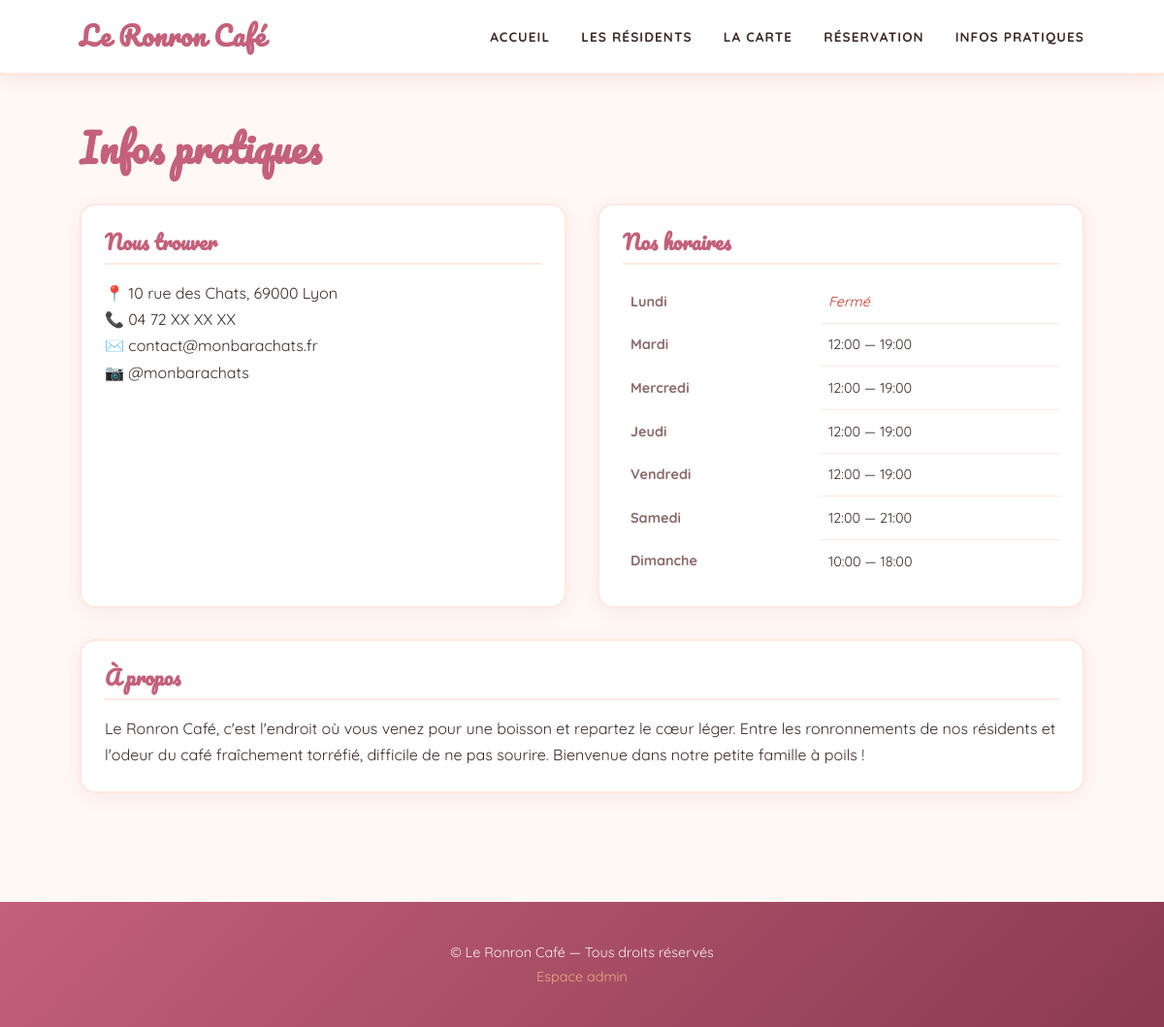
The page /index.php?page=infos on the database its author committed.
### tables this page shows
CREATE TABLE `Horaire` (
  `id_horaire` int(11) NOT NULL,
  `jour` enum('Lundi','Mardi','Mercredi','Jeudi','Vendredi','Samedi','Dimanche') NOT NULL,
  `heure_ouverture` time DEFAULT NULL,
  `heure_fermeture` time DEFAULT NULL,
  `est_ouvert` tinyint(1) DEFAULT '1'
);

### controllers/InfoController.php (called while the page is built)
<?php
require_once 'models/InfoPratique.php';
require_once 'models/Horaire.php';
class InfoController {
    private InfoPratique $modelInfo;
    private Horaire $modelHoraire;
    public function __construct() {
        $this->modelInfo = new InfoPratique();
        $this->modelHoraire = new Horaire();
    }
    public function index(): void {
        $infos = $this->modelInfo->getAll();
        $horaires = $this->modelHoraire->getAll();
        include 'views/templates/header.php';
        include 'views/infos/index.php';
        include 'views/templates/footer.php';
    }
}
?>

### config/database.php (called while the page is built, shortened)
<?php
function getConnexion(): PDO {
    static $pdo = null;
    if ($pdo === null) {
        $dsn = 'mysql:host=' . DB_HOST . ';dbname=' . DB_NAME . ';charset=' . DB_CHARSET;
        try {
            $pdo = new PDO($dsn, DB_USER, DB_PASS, [
                PDO::ATTR_ERRMODE => PDO::ERRMODE_EXCEPTION,
                PDO::ATTR_DEFAULT_FETCH_MODE => PDO::FETCH_ASSOC,
            ]);
        } catch (PDOException $e) {
            die('Erreur de connexion : ' . $e->getMessage());
        }
    }
    return $pdo;
}
?>

### models/Model.php (called while the page is built, shortened)
<?php
require_once 'config/database.php';
abstract class Model {
    public function __construct() {
        $this->pdo = getConnexion();
    }
}
?>

### models/InfoPratique.php (called while the page is built, shortened)
<?php
require_once 'models/Model.php';
class InfoPratique extends Model {
    public function getAll() {
        $requete = $this->pdo->prepare(
            "SELECT * FROM Info_Pratique"
        );
        $requete->execute();
        return $requete->fetchAll();
    }
}
?>

### models/Horaire.php (called while the page is built, shortened)
<?php
require_once 'models/Model.php';
class Horaire extends Model {
    public function getAll() {
        $requete = $this->pdo->prepare(
            "SELECT * FROM Horaire"
        );
        $requete->execute();
        return $requete->fetchAll();
    }
}
?>

### views/infos/index.php (the view)
<?php
$infosParCle = [];
foreach ($infos as $info) {
    $infosParCle[$info['cle']] = $info['valeur'];
}
?>
<h1>Infos pratiques</h1>
<div class="info-grille">
     <div class="info-bloc">
        <h2>Nous trouver</h2>
        <?php if (!empty($infosParCle['adresse'])) : ?>
                        <p>📍 <?= htmlspecialchars($infosParCle['adresse']) ?></p>
        <?php endif; ?>
        <?php if (!empty($infosParCle['telephone'])) : ?>
            <p>📞 <?= htmlspecialchars($infosParCle['telephone']) ?></p>
        <?php endif; ?>
        <?php if (!empty($infosParCle['email'])) : ?>
            <p>✉️ <?= htmlspecialchars($infosParCle['email']) ?></p>
        <?php endif; ?>
        <?php if (!empty($infosParCle['instagram'])) : ?>
            <p>📷 <?= htmlspecialchars($infosParCle['instagram']) ?></p>
        <?php endif; ?>
    </div>
    <div class="info-bloc">
        <h2>Nos horaires</h2>
        <table>
            <tbody>
                <?php foreach ($horaires as $horaire) : ?>
                    <tr>
                        <th><?= htmlspecialchars($horaire['jour']) ?></th>
                        <td>
                            <?php if ($horaire['est_ouvert']) : ?>
                               <?= substr($horaire['heure_ouverture'], 0, 5) ?>
                                — <?= substr($horaire['heure_fermeture'], 0, 5) ?>
                            <?php else : ?>
                                <span class="ferme">Fermé</span>
                            <?php endif; ?>
                        </td>
                    </tr>
                <?php endforeach; ?>
            </tbody>
        </table>
    </div>
</div>
<?php if (!empty($infosParCle['description'])) : ?>
    <div class="info-bloc" style="margin-top: 2rem;">
        <h2>À propos</h2>
        <p><?= htmlspecialchars($infosParCle['description']) ?></p>
    </div>
<?php endif; ?>

### public/css/style.css (style rules this page uses)
:root { --couleur-principale : #C4607A; --couleur-secondaire : #E8A87C; --couleur-accent : #C9A84C; --couleur-fond : #FFF8F5; --couleur-fond-clair : #FFE8E0; --couleur-texte : #3D2B2B; --couleur-texte-clair: #8B6A6A; --couleur-blanc : #FFFFFF; --couleur-erreur : #C0392B; --couleur-succes : #27AE60; --police-titre : 'Pacifico', cursive; --police-texte : 'Quicksand', sans-serif; --ombre : 0 4px 20px rgba(196, 96, 122, 0.1); --ombre-hover : 0 8px 30px rgba(196, 96, 122, 0.2); --border-radius : 16px; --transition : all 0.3s ease; }
*, *::before, *::after { box-sizing: border-box; margin: 0; padding: 0; }
body { font-family: var(--police-texte); background: var(--couleur-fond); color: var(--couleur-texte); font-size: 16px; line-height: 1.7; display: flex; flex-direction: column; min-height: 100vh; }
h1, h2, h3 { font-family: var(--police-titre); color: var(--couleur-principale); line-height: 1.3; }
h1 { font-size: 2.5rem; margin-bottom: 1.5rem; }
h2 { font-size: 1.8rem; margin-bottom: 1rem; }
.info-grille { display: grid; grid-template-columns: 1fr 1fr; gap: 2rem; margin-top: 2rem; }
.info-bloc { background: var(--couleur-blanc); border-radius: var(--border-radius); padding: 1.5rem; box-shadow: var(--ombre); border: 2px solid var(--couleur-fond-clair); }
.info-bloc h2 { font-size: 1.3rem; margin-bottom: 1rem; padding-bottom: 0.5rem; border-bottom: 2px solid var(--couleur-fond-clair); }
table { width: 100%; border-collapse: collapse; font-size: 0.9rem; }
th { text-align: left; padding: 0.5rem; color: var(--couleur-texte-clair); font-weight: 700; }
td { padding: 0.6rem 0.5rem; border-bottom: 1px solid var(--couleur-fond-clair); }
tr:last-child td { border-bottom: none; }
.ferme { color: var(--couleur-erreur); font-style: italic; }

### rows shown on the page
horaire: jour "Lundi", est_ouvert "Fermé"
horaire: jour "Mardi", heure_ouverture "12:00", heure_fermeture "19:00"
horaire: jour "Mercredi", heure_ouverture "12:00", heure_fermeture "19:00"
horaire: jour "Jeudi", heure_ouverture "12:00", heure_fermeture "19:00"
horaire: jour "Vendredi", heure_ouverture "12:00", heure_fermeture "19:00"
horaire: jour "Samedi", heure_ouverture "12:00", heure_fermeture "21:00"
horaire: jour "Dimanche", heure_ouverture "10:00", heure_fermeture "18:00"

### other values the page prints
$infosParCle['adresse'] "10 rue des Chats, 69000 Lyon"
$infosParCle['telephone'] "04 72 XX XX XX"
$infosParCle['email'] "contact@monbarachats.fr"
$infosParCle['instagram'] "@monbarachats"
